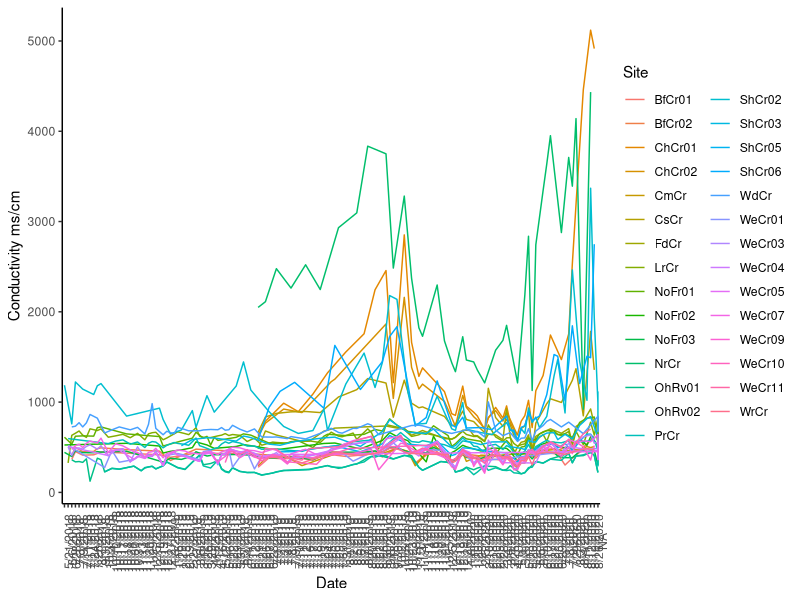
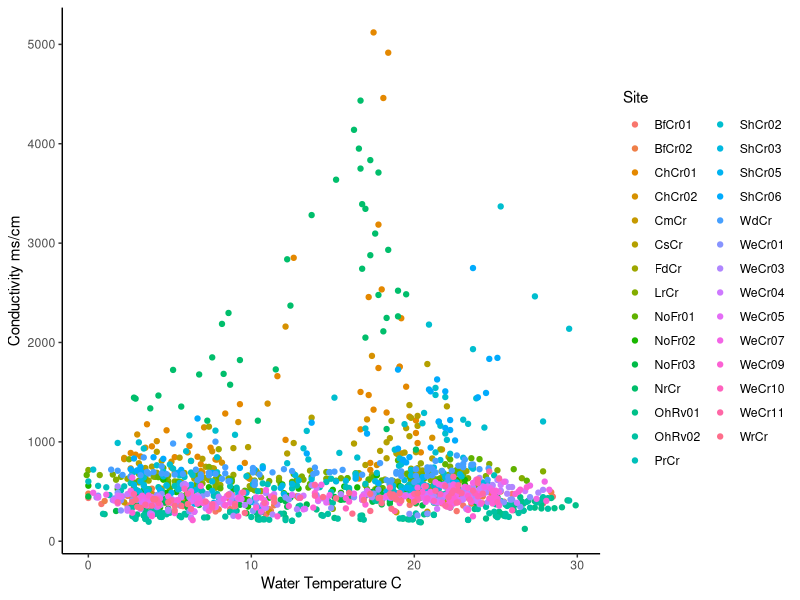
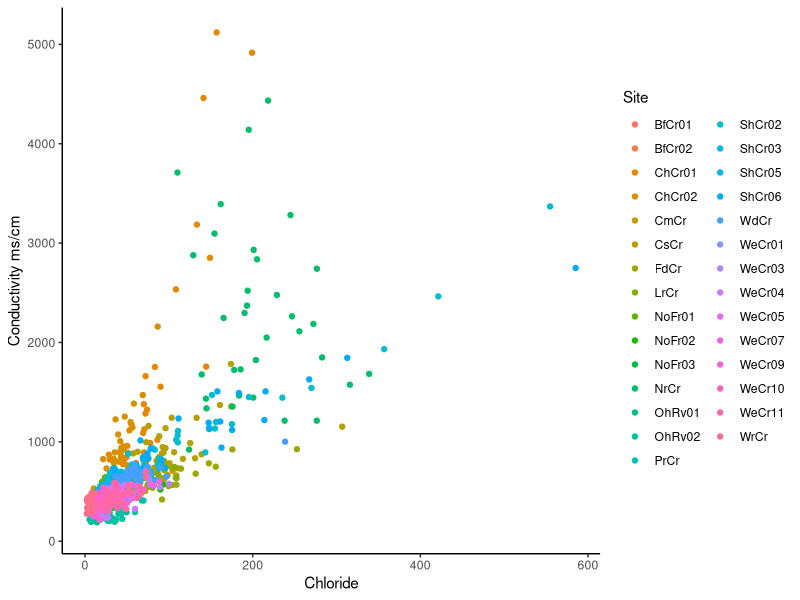

Reproduce these figures in R, in order.
waterchem2 <- read.csv("Water Chem.csv")

library(ggplot2)

levels(waterchem2$Date)
waterchem2$Date <- factor(waterchem2$Date, levels = c("2/7/18", "2/10/18", "2/20/18", "3/9/18","3/24/18","3/25/18",
                                          "4/2/18", "4/9/18", "4/12/18","4/13/18","4/16/18", "4/20/18", "5/21/2018",
                                          "6/6/2018", "6/28/2018", "7/3/2018", "7/9/2018", "7/11/2018", "7/17/2018", 
                                          "7/24/2018",  "7/26/2018", "8/7/2018", "9/3/2018", "10/3/2018", "10/4/2018",
                                          "10/10/2018", "10/11/2018", "10/17/2018", "10/18/2018", "10/24/2018",
                                          "10/30/2018", "10/31/2018", "11/01/2018", "11/05/2018", "11/07/2018", 
                                          "11/08/2018", "11/13/2018", "11/14/2018", "11/20/2018", "11/29/2018", 
                                          "12/5/2018", "12/10/2018", "12/13/2018", "12/17/2018", "12/27/2018", 
                                          "1/3/2019", "1/16/2019", "1/29/2019", "2/15/2019",  "2/19/2019", "2/27/2019", 
                                          "3/3/2019", "3/6/2019", "3/12/2019", "3/26/2019", "3/29/2019", "4/9/2019", 
                                          "4/12/2019", "4/16/2019", "5/2/2019", "5/16/2019", "5/22/2019", "5/29/2019",  
                                          "5/31/2019", "6/3/2019", "6/4/2019", "6/11/2019",  "6/12/2019",  "6/19/2019",
                                          "6/21/2019",  "6/26/2019", "6/27/2019",  "6/28/2019", "7/1/2019",  "7/2/2019",
                                          "7/3/2019",  "7/4/2019", "7/8/2019", "7/9/2019", "7/10/2019", "7/11/2019", 
                                          "7/12/2019",  "7/16/2019", "7/17/2019",  "7/18/2019",  "7/19/2019",   "7/23/2019", 
                                          "7/24/2019",  "7/25/2019",  "7/26/2019",  "7/29/2019",  
                                          "7/30/2019",  "7/31/2019", "8/1/2019",   "8/2/2019", "8/5/2019",   "8/6/2019",
                                          "8/7/2019",   "8/8/2019", "8/20/2019",  "8/21/2019", "8/22/2019",  "8/28/2019",  
                                          "8/30/2019", "9/8/2019", "9/18/2019", "9/30/2019", "10/2/2019", "10/3/2019",
                                          "10/21/2019", "10/23/2019", "10/28/2019", "11/1/2019", "11/4/2019", "11/11/2019", 
                                          "11/13/2019","11/14/2019", "11/16/2019", "11/19/2019","11/20/2019", "11/21/2019", 
                                          "11/25/2019", "12/5/2019","12/11/2019", "12/18/2019", "12/19/2019", "12/26/2019",   
                                          "1/8/2020", "1/10/2020", "1/20/2020","1/28/2020", "2/5/2020", 
                                          "2/10/2020", "2/18/2020", "2/20/2020",  "2/25/2020", "2/28/2020", "3/4/2020",
                                          "3/9/2020", "3/26/2020", "4/10/2020", "5/1/2020", "5/8/2020", "5/13/2020",
                                          "5/20/2020", "5/28/2020", "6/5/2020", "6/9/2020", "6/10/2020", "6/17/2020",
                                          "6/22/2020", "6/23/2020", "6/29/2020", "7/1/2020", "7/8/2020", "7/9/2020",
                                          "7/29/2020", "8/3/2020", "8/4/2020", "8/11/2020", "8/12/2020", "8/19/2020",
                                          "8/26/2020"))

ggplot(waterchem2,aes(x = Date ,y = Conductivity, colour = Site, group = Site)) + 
  geom_line() +
  theme_classic() +
  theme(axis.text.x = element_text(angle = 90)) +
  labs(y = "Conductivity ms/cm", x = "Date")
##somethings messed up in the sheet that i need to fix
##at the end of the graph where the dates should end there is N/A so it messes it up
##but this is the gist of how i did the time series




ggplot(waterchem2,aes(x = Water.Temp ,y = Conductivity, colour = Site, group = Site)) + 
  geom_point() +
  theme_classic() +
  labs(y = "Conductivity ms/cm", x = "Water Temperature C")

ggplot(waterchem2,aes(x = Chloride ,y = Conductivity, colour = Site, group = Site)) + 
  geom_point() +
  theme_classic() +
  labs(y = "Conductivity ms/cm", x = "Chloride")
